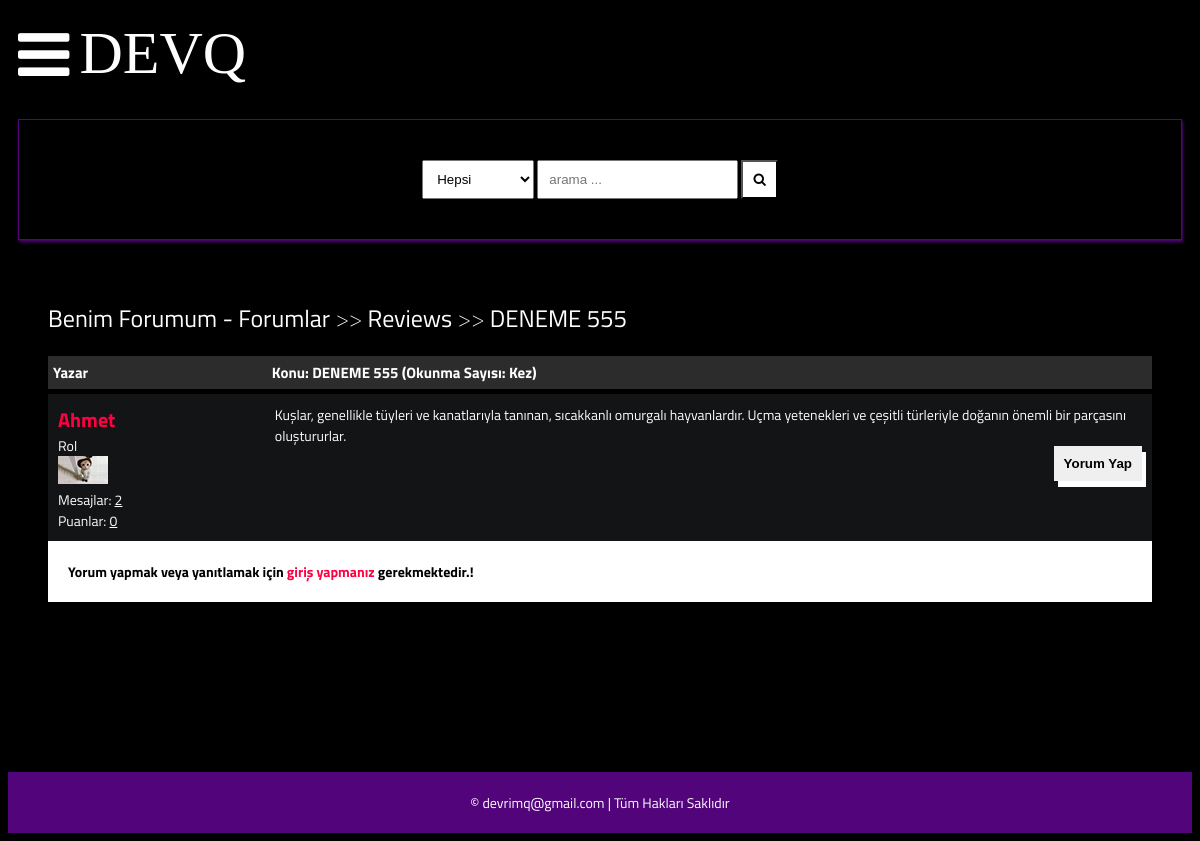
Page /detail/deneme-555/ on the committed database.
### main/models.py (models this page shows, shortened)
class Post(models.Model):
    title = models.CharField(max_length=400)
    slug = models.SlugField(max_length=400, unique=True, blank=True)
    user = models.ForeignKey(Author, on_delete=models.CASCADE)
    content = HTMLField()
    categories = models.ManyToManyField(Category)
    date = models.DateTimeField(auto_now_add=True)
    approved = models.BooleanField(default=False)
    hit_count_generic = GenericRelation(HitCount, object_id_field='object_pk',
        related_query_name='hit_count_generic_relation'
    )
    tags = TaggableManager()
    comments = models.ManyToManyField(Comment, blank=True)
    closed = models.BooleanField(default=False)
    state = models.CharField(max_length=40, default="zero")
    def get_url(self):
        return reverse("detail", kwargs={
            "slug":self.slug
        })

class Category(models.Model):
    title = models.CharField(max_length=50)
    slug = models.SlugField(max_length=400, unique=True, blank=True)
    description = models.TextField(default="description")
    class Meta:
        verbose_name_plural = "categories"
    def __str__(self):
        return self.title
    def get_url(self):
        return reverse("posts", kwargs={
            "slug":self.slug
        })

class Author(models.Model):
    user = models.ForeignKey(User, on_delete=models.CASCADE)
    fullname = models.CharField(max_length=40, blank=True)
    slug = slug = models.SlugField(max_length=400, unique=True, blank=True)
    bio = HTMLField()
    points = models.IntegerField(default=0)
    profile_pic = ResizedImageField(size=[50, 80], quality=100, upload_to="authors", default=None, null=True, blank=True)
    @property
    def num_posts(self):
        return Post.objects.filter(user=self).count()

### main/views.py (the view)
# urls.py: path("detail/<slug>/", detail, name="detail"),
def detail(request, slug):
    post = get_object_or_404(Post, slug=slug)
    if request.user.is_authenticated:
        author = Author.objects.get(user=request.user)
    if "comment-form" in request.POST:
        comment = request.POST.get("comment")
        new_comment, created = Comment.objects.get_or_create(user=author, content=comment)
        post.comments.add(new_comment.id)
    if "reply-form" in request.POST:
        reply = request.POST.get("reply")
        commenr_id = request.POST.get("comment-id")
        comment_obj = Comment.objects.get(id=commenr_id)
        new_reply, created = Reply.objects.get_or_create(user=author, content=reply)
        comment_obj.replies.add(new_reply.id)
    context = {
        "post":post,
        "title": "DEVQ: "+post.title,
    }
    update_views(request, post)
    return render(request, "detail.html", context)

### main/context_processors.py (called while the page is built, shortened)
def searchFunction(request):
    search_context = {}
    posts = Post.objects.all()
    return search_context

### main/utils.py (called while the page is built)
def update_views(request, object):
    context = {}
    hit_count = get_hitcount_model().objects.get_for_object(object)
    hits = hit_count.hits
    hitcontext = context["hitcount"] = {"pk": hit_count.pk}
    hit_count_response = HitCountMixin.hit_count(request, hit_count)
    if hit_count_response.hit_counted:
        hits = hits+1
        hitcontext["hitcounted"] = hit_count_response.hit_counted
        hitcontext["hit_message"] = hit_count_response.hit_message
        hitcontext["total_hits"] = hits

### templates/detail.html (shortened to what this page needs)
{% extends 'base.html' %}
{% load hitcount_tags %}
{% block content %}
    <div class="container">
        <div class="navigate">
            <span><a href="{% url 'home' %}">Benim Forumum - Forumlar</a> >> <a href="{{post.categories.all.0.get_url}}">{{post.categories.all.0}}</a> >> <a href="{{post.get_url}}">{{post.title}}</a></span>
        </div>
        <div class="topic-container">
            <div class="head">
                <div class="authors">Yazar</div>
                <div class="content">Konu: {{post.title}} (Okunma Sayısı: {% get_hit_count for post %} Kez)</div>
            </div>
            <div class="body">
                <div class="authors">
                    <div class="username"><a href="">{{post.user.fullname|title}}</a></div>
                    <div>Rol</div>
                    <img src="{{post.user.profile_pic.url}}" alt="">
                    <div>Mesajlar: <u>{{post.user.num_posts}}</u></div>
                    <div>Puanlar: <u>{{post.user.points}}</u></div>
                </div>
                <div class="content">
                    {{post.content|safe}}
                    <br>
                    <div class="comment">
                        <button onclick="showComment()">Yorum Yap</button>
                    </div>
                </div>
            </div>
        </div>
        {% if post.closed == True %}
        <div style="background-color:#fff;color:#000;font-weight:bolder;padding:20px;width:100%;"> Bu Konu Kapatıldı! </div>
        {% else %}
        {% if request.user.is_authenticated %}
        <form action="." method="post">
            {% csrf_token %}
            <div class="comment-area hide" id="comment-area">
                <textarea name="comment" id="" placeholder="buraya yorum yapın ... "></textarea>
                <input type="submit" value="gönder" name="comment-form">
            </div>
        </form>
        {% else %}
<div style="background-color:#fff;color:#000;font-weight:bolder;padding:20px;width:100%;"> Yorum yapmak veya yanıtlamak için <a href="{% url 'signin' %}"><b>giriş yapmanız</b></a> gerekmektedir.! </div>
        {% endif %}
        {% endif %}
    </div>
    {% endblock content %}

### static/style.css (style rules this page uses)
* { box-sizing: border-box; }
html { font-size: 14px; font-family: 'Titillium Web', sans-serif; background-color:rgb(0,0,0); color:#FEFEFE; }
a { color:#FF0042; font-weight: bolder; text-decoration: none; }
.container { margin: 20px; padding: 20px; }
.navigate { margin-block: 20px; font-weight: lighter; font-size: 24px; }
.navigate a { color: #fff; }
.head { display: flex; background-color: #2C2C2C; padding: 5px; font-weight: bold; font-size: 15px; }
.authors { flex: 20%; }
.content { flex: 80%; }
.body { display: flex; background-color: #131415; padding: 10px; margin-top: 5px; }
.body .authors .username { font-size: 20px; }
.body .authors img { max-width: 50px; max-height: 80px; }
.body .content .comment button { border:none; padding:10px; font-weight: bolder; box-shadow: 4px 6px #fff; cursor: pointer; float: right; }

### rows in the picture
Post: categories.all.0 "Reviews", title "DENEME 555", user.fullname "Ahmet", user.profile_pic (picture), user.num_posts "2", user.points "0", content "Kuşlar, genellikle tüyleri ve kanatlarıyla tanınan, sıcakkanlı omurgalı hayvanlardır. Uçma yetenekleri ve çeşitli türleriyle doğanın önemli bir parçasını oluştururlar."
